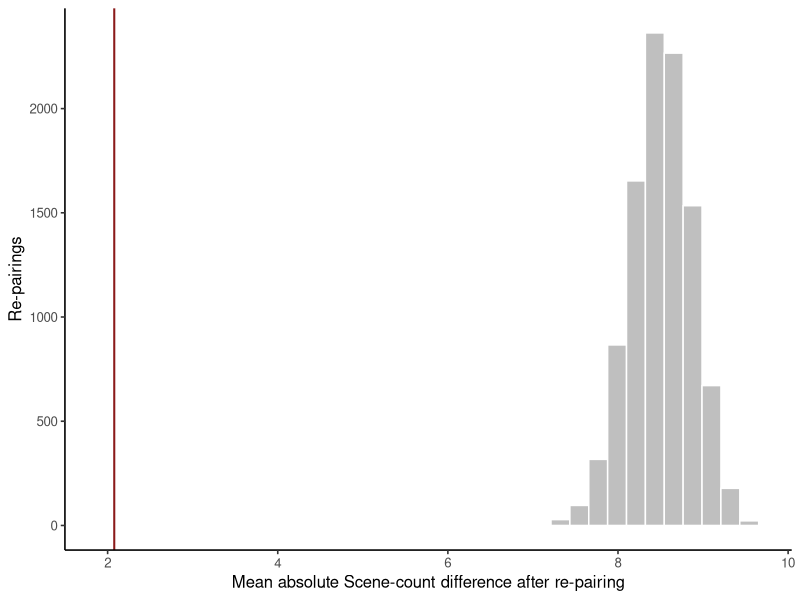

This chart was generated by the following R code:
## ---- chunk 1
#| label: ucca-aligned-difference
library(ggplot2)

ucca <- read.csv(
  "data/ucca-french-english/passage-counts.csv",
  stringsAsFactors = FALSE
)
english <- ucca[ucca$language == "en", ]
french <- ucca[ucca$language == "fr", ]
english <- english[order(english$pair_id), ]
french <- french[order(french$pair_id), ]
stopifnot(identical(english$pair_id, french$pair_id))

pairs <- data.frame(
  pair_id = english$pair_id,
  english_scenes = english$scene_count,
  french_scenes = french$scene_count,
  english_terminals = english$terminal_count,
  french_terminals = french$terminal_count,
  english_words = english$word_count,
  french_words = french$word_count
)
pairs$absolute_difference <- abs(pairs$french_scenes - pairs$english_scenes)
pairs$english_word_rate <- 100 * pairs$english_scenes / pairs$english_words
pairs$french_word_rate <- 100 * pairs$french_scenes / pairs$french_words
pairs$english_terminal_rate <- 100 * pairs$english_scenes / pairs$english_terminals
pairs$french_terminal_rate <- 100 * pairs$french_scenes / pairs$french_terminals

delta_aligned <- mean(pairs$absolute_difference)
word_rate_delta_aligned <- mean(abs(
  pairs$french_word_rate - pairs$english_word_rate
))
terminal_rate_delta_aligned <- mean(abs(
  pairs$french_terminal_rate - pairs$english_terminal_rate
))
stopifnot(abs(delta_aligned - 320 / 154) < 1e-12)

data.frame(
  pairs = nrow(pairs),
  mean_absolute_scene_difference = delta_aligned,
  mean_absolute_difference_per_100_words = word_rate_delta_aligned,
  sensitivity_per_100_terminals = terminal_rate_delta_aligned
)
## ---- chunk 2
#| label: ucca-repairing
set.seed(20261018)
re_pairings <- 9999L
repaired_delta <- replicate(
  re_pairings,
  mean(abs(sample(pairs$french_scenes) - pairs$english_scenes))
)
lower_tail_fraction <-
  (1 + sum(repaired_delta <= delta_aligned)) / (re_pairings + 1)

stopifnot(abs(lower_tail_fraction - 0.0001) < 1e-12)

data.frame(
  aligned_difference = delta_aligned,
  mean_repaired_difference = mean(repaired_delta),
  minimum_repaired_difference = min(repaired_delta),
  maximum_repaired_difference = max(repaired_delta),
  descriptive_lower_tail_fraction = lower_tail_fraction
)
## ---- chunk 3
#| label: plot-ucca-repairing
#| fig-cap: "Mean absolute Scene-count differences after arbitrary re-pairing. The line is the source-order aligned value."
ggplot(data.frame(mean_absolute_difference = repaired_delta),
       aes(mean_absolute_difference)) +
  geom_histogram(bins = 35, fill = "grey75", color = "white") +
  geom_vline(xintercept = delta_aligned, color = "#8B1A1A", linewidth = 0.7) +
  labs(x = "Mean absolute Scene-count difference after re-pairing",
       y = "Re-pairings") +
  theme_classic(base_size = 12)
